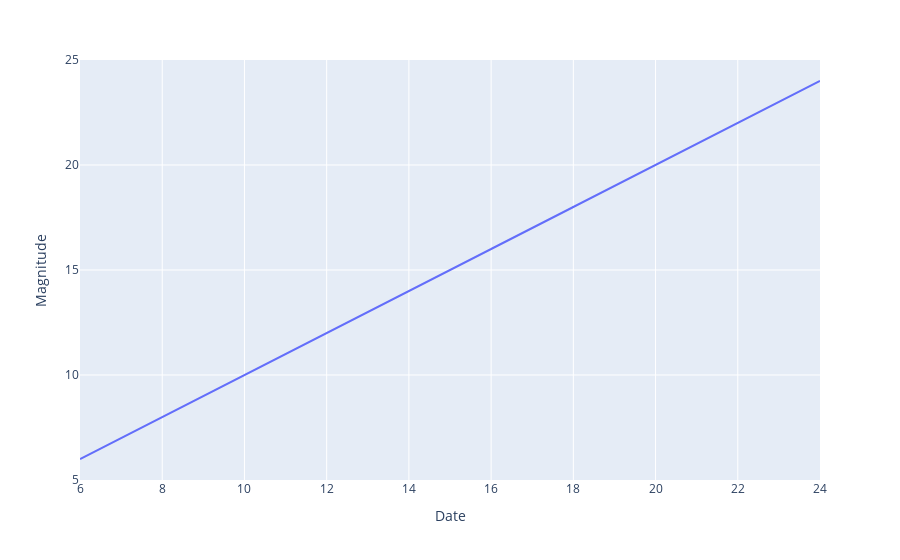

The notebook cell this image was saved under:
### Code cell
df = pd.read_csv("data/Ch03_Earthquake_database.csv")
new_df = df.copy()
new_df['datetime'] = pd.to_datetime(new_df['Date'] + ' ' + new_df['Time'])
filtered_df = new_df[new_df["Magnitude"] >=7]
filtered_df = filtered_df.set_index("datetime").resample('A').count()
line = px.line(filtered_df, x=filtered_df["Date"], y=filtered_df["Magnitude"])
line.show()

### Figure 1 — Plotly figure (JSON) as saved in the notebook; plotly's stock layout.template omitted (floating-point values rounded to 4 significant figures)
{"data": [{"hovertemplate": "Date=%{x}<br>Magnitude=%{y}<extra></extra>", "legendgroup": "", "line": {"color": "#636efa", "dash": "solid"}, "marker": {"symbol": "circle"}, "mode": "lines", "name": "", "orientation": "v", "showlegend": false, "type": "scatter", "x": [18, 9, 11, 22, 14, 17, 20, 16, 9, 11, 13, 14, 10, 12, 8, 6, 11, 7, 14, 14, 15, 11, 13, 11, 8, 18, 17, 13, 12, 13, 20, 15, 16, 12, 18, 15, 16, 13, 15, 16, 11, 11, 18, 12, 17, 24, 20, 16, 19, 12, 19, 16], "xaxis": "x", "y": [18, 9, 11, 22, 14, 17, 20, 16, 9, 11, 13, 14, 10, 12, 8, 6, 11, 7, 14, 14, 15, 11, 13, 11, 8, 18, 17, 13, 12, 13, 20, 15, 16, 12, 18, 15, 16, 13, 15, 16, 11, 11, 18, 12, 17, 24, 20, 16, 19, 12, 19, 16], "yaxis": "y"}], "layout": {"legend": {"tracegroupgap": 0}, "margin": {"t": 60}, "xaxis": {"anchor": "y", "domain": [0, 1], "title": {"text": "Date"}}, "yaxis": {"anchor": "x", "domain": [0, 1], "title": {"text": "Magnitude"}}}}
